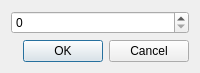
<?xml version="1.0" encoding="UTF-8"?>
<ui version="4.0">
 <class>Dialog</class>
 <widget class="QDialog" name="Dialog">
  <property name="geometry">
   <rect>
    <x>0</x>
    <y>0</y>
    <width>200</width>
    <height>69</height>
   </rect>
  </property>
  <property name="windowTitle">
   <string>Set 2DA Index</string>
  </property>
  <layout class="QGridLayout" name="gridLayout">
   <item row="0" column="0">
    <layout class="QVBoxLayout" name="verticalLayout">
     <item>
      <widget class="QSpinBox" name="spinBox">
       <property name="maximum">
        <number>65565</number>
       </property>
      </widget>
     </item>
     <item>
      <widget class="QDialogButtonBox" name="buttonBox">
       <property name="orientation">
        <enum>Qt::Horizontal</enum>
       </property>
       <property name="standardButtons">
        <set>QDialogButtonBox::Cancel|QDialogButtonBox::Ok</set>
       </property>
      </widget>
     </item>
    </layout>
   </item>
  </layout>
 </widget>
 <resources/>
 <connections>
  <connection>
   <sender>buttonBox</sender>
   <signal>accepted()</signal>
   <receiver>Dialog</receiver>
   <slot>accept()</slot>
   <hints>
    <hint type="sourcelabel">
     <x>248</x>
     <y>254</y>
    </hint>
    <hint type="destinationlabel">
     <x>157</x>
     <y>274</y>
    </hint>
   </hints>
  </connection>
  <connection>
   <sender>buttonBox</sender>
   <signal>rejected()</signal>
   <receiver>Dialog</receiver>
   <slot>reject()</slot>
   <hints>
    <hint type="sourcelabel">
     <x>316</x>
     <y>260</y>
    </hint>
    <hint type="destinationlabel">
     <x>286</x>
     <y>274</y>
    </hint>
   </hints>
  </connection>
 </connections>
</ui>
